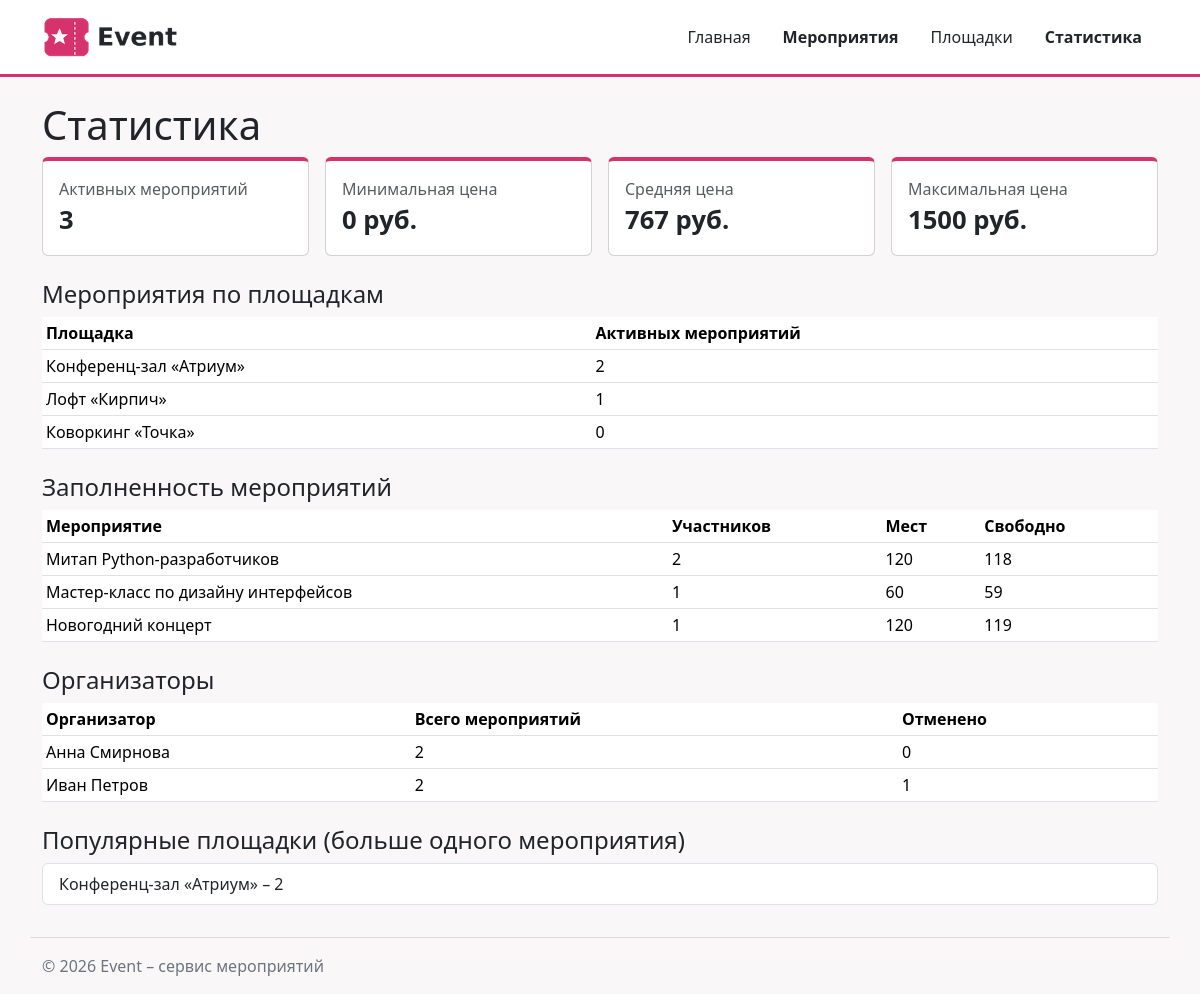
/events/statistics/, run on the app's committed database.
### events/views.py (the view)
# urls.py: path("statistics/", views.statistics, name="statistics"),
def statistics(request):
    context = {
        "events_count": fetch_one(EVENTS_COUNT_SQL)["events_count"],
        "prices": fetch_one(PRICES_SQL),
        "by_venue": fetch_all(EVENTS_BY_VENUE_SQL),
        "occupancy": fetch_all(OCCUPANCY_SQL),
        "by_organizer": fetch_all(EVENTS_BY_ORGANIZER_SQL),
        "popular_venues": fetch_all(POPULAR_VENUES_SQL, (1,)),
    }
    return render(request, "events/statistics.html", context)

### db/database.py (called while the page is built)
def get_connection(db_path: Path = DB_PATH) -> sqlite3.Connection:
    conn = sqlite3.connect(db_path)
    conn.row_factory = sqlite3.Row
    conn.execute("PRAGMA foreign_keys = ON")
    return conn

def fetch_all(query: str, params: tuple = ()) -> list:
    conn = get_connection()
    try:
        return conn.execute(query, params).fetchall()
    finally:
        conn.close()

def fetch_one(query: str, params: tuple = ()):
    conn = get_connection()
    try:
        return conn.execute(query, params).fetchone()
    finally:
        conn.close()

### events/templates/events/statistics.html (shortened to what this page needs)
{% extends "base.html" %}
{% block content %}
  <h1>Статистика</h1>
  <div class="row g-3 mb-4">
    <div class="col-sm-6 col-lg-3">
      <div class="card stat-card"><div class="card-body">
        <div class="text-muted">Активных мероприятий</div>
        <div class="stat-value">{{ events_count }}</div>
      </div></div>
    </div>
    <div class="col-sm-6 col-lg-3">
      <div class="card stat-card"><div class="card-body">
        <div class="text-muted">Минимальная цена</div>
        <div class="stat-value">{{ prices.min_price|default:"0" }} руб.</div>
      </div></div>
    </div>
    <div class="col-sm-6 col-lg-3">
      <div class="card stat-card"><div class="card-body">
        <div class="text-muted">Средняя цена</div>
        <div class="stat-value">{{ prices.avg_price|floatformat:0 }} руб.</div>
      </div></div>
    </div>
    <div class="col-sm-6 col-lg-3">
      <div class="card stat-card"><div class="card-body">
        <div class="text-muted">Максимальная цена</div>
        <div class="stat-value">{{ prices.max_price|default:"0" }} руб.</div>
      </div></div>
    </div>
  </div>
  <h2 class="h4">Мероприятия по площадкам</h2>
  <table class="table table-sm mb-4">
    <thead><tr><th>Площадка</th><th>Активных мероприятий</th></tr></thead>
    <tbody>
      {% for row in by_venue %}
        <tr><td>{{ row.venue_name }}</td><td>{{ row.events_count }}</td></tr>
      {% empty %}
        <tr><td colspan="2">Данные отсутствуют.</td></tr>
      {% endfor %}
    </tbody>
  </table>
  <h2 class="h4">Заполненность мероприятий</h2>
  <table class="table table-sm mb-4">
    <thead>
      <tr><th>Мероприятие</th><th>Участников</th><th>Мест</th><th>Свободно</th></tr>
    </thead>
    <tbody>
      {% for row in occupancy %}
        <tr>
          <td>{{ row.title }}</td>
          <td>{{ row.participants_count }}</td>
          <td>{{ row.capacity }}</td>
          <td>{{ row.free_seats }}</td>
        </tr>
      {% empty %}
        <tr><td colspan="4">Данные отсутствуют.</td></tr>
      {% endfor %}
    </tbody>
  </table>
  <h2 class="h4">Организаторы</h2>
  <table class="table table-sm mb-4">
    <thead><tr><th>Организатор</th><th>Всего мероприятий</th><th>Отменено</th></tr></thead>
    <tbody>
      {% for row in by_organizer %}
        <tr>
          <td>{{ row.organizer_name }}</td>
          <td>{{ row.events_count }}</td>
          <td>{{ row.cancelled_count }}</td>
        </tr>
      {% empty %}
        <tr><td colspan="3">Данные отсутствуют.</td></tr>
      {% endfor %}
    </tbody>
  </table>
  <h2 class="h4">Популярные площадки (больше одного мероприятия)</h2>
  <ul class="list-group">
    {% for row in popular_venues %}
      <li class="list-group-item">{{ row.venue_name }} – {{ row.events_count }}</li>
    {% empty %}
      <li class="list-group-item">Таких площадок пока нет.</li>
    {% endfor %}
  </ul>
{% endblock %}

### homepage/static/homepage/css/style.css (style rules this page uses)
body { min-height: 100vh; display: flex; flex-direction: column; background-color: #faf7f9; }
.stat-card { border-top: 4px solid #d6336c; }
.stat-value { font-size: 1.6rem; font-weight: 700; }

### data on the page
venues: venue_name "Конференц-зал «Атриум»", events_count "2"
venues: venue_name "Лофт «Кирпич»", events_count "1"
venues: venue_name "Коворкинг «Точка»", events_count "0"
events: title "Митап Python-разработчиков", participants_count "2", capacity "120", free_seats "118"
events: title "Мастер-класс по дизайну интерфейсов", participants_count "1", capacity "60", free_seats "59"
events: title "Новогодний концерт", participants_count "1", capacity "120", free_seats "119"
users: organizer_name "Анна Смирнова", events_count "2", cancelled_count "0"
users: organizer_name "Иван Петров", events_count "2", cancelled_count "1"

### other printed values
{{ events_count }} "3"
{{ prices.min_price|default:"0" }} "0"
{{ prices.avg_price|floatformat:0 }} "767"
{{ prices.max_price|default:"0" }} "1500"
